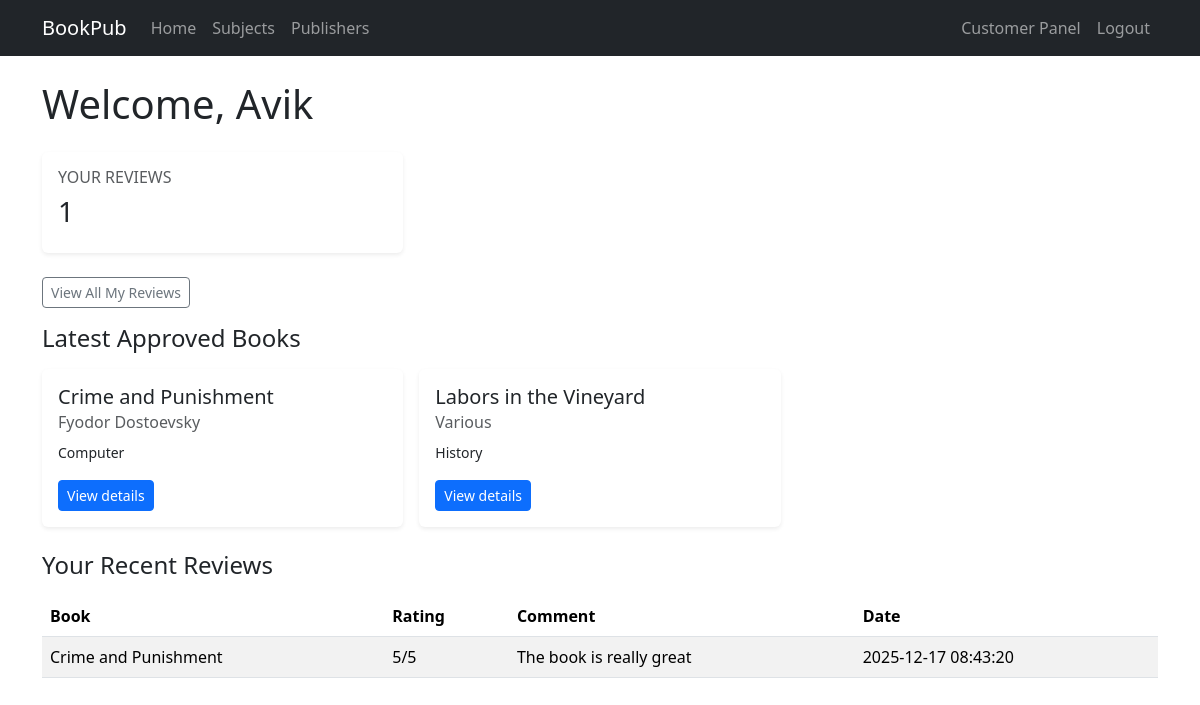
/book_publication/customer/index.php (signed in), run on the app's committed database.
### tables this page shows
CREATE TABLE `books` (
  `id` int(11) NOT NULL,
  `title` varchar(200) NOT NULL,
  `isbn` varchar(20) DEFAULT NULL,
  `author` varchar(100) NOT NULL,
  `subject_id` int(11) DEFAULT NULL,
  `description` text DEFAULT NULL,
  `cover_image` varchar(255) DEFAULT NULL,
  `pdf_file` varchar(255) DEFAULT NULL,
  `publisher_id` int(11) NOT NULL,
  `status` enum('pending','approved','rejected') DEFAULT 'pending',
  `views` int(11) DEFAULT 0,
  `created_at` timestamp NOT NULL DEFAULT current_timestamp()
);

CREATE TABLE `subjects` (
  `id` int(11) NOT NULL,
  `name` varchar(100) NOT NULL,
  `description` text DEFAULT NULL,
  `created_at` timestamp NOT NULL DEFAULT current_timestamp()
);

CREATE TABLE `reviews` (
  `id` int(11) NOT NULL,
  `book_id` int(11) NOT NULL,
  `customer_id` int(11) NOT NULL,
  `rating` int(11) DEFAULT NULL CHECK (`rating` >= 1 and `rating` <= 5),
  `comment` text DEFAULT NULL,
  `created_at` timestamp NOT NULL DEFAULT current_timestamp()
);

### book_publication/customer/index.php (the view, shortened to what this page needs)
<?php
require __DIR__ . '/../config/db.php';
require __DIR__ . '/../includes/header.php';
$customerId = $_SESSION['user_id'];
$res = mysqli_query($conn, "SELECT COUNT(*) AS c FROM reviews WHERE customer_id = " . (int)$customerId);
$myReviews = mysqli_fetch_assoc($res)['c'];
$sql = "SELECT b.id, b.title, b.author, s.name AS subject_name, b.created_at
        FROM books b
        LEFT JOIN subjects s ON b.subject_id = s.id
        WHERE b.status = 'approved'
        ORDER BY b.created_at DESC
        LIMIT 6";
$books = mysqli_query($conn, $sql);
$sql = "SELECT r.id, r.rating, r.comment, r.created_at, b.title
        FROM reviews r
        JOIN books b ON r.book_id = b.id
        WHERE r.customer_id = " . (int)$customerId . "
        ORDER BY r.created_at DESC
        LIMIT 5";
$reviews = mysqli_query($conn, $sql);
?>
<h1 class="mb-4">Welcome, <?php echo htmlspecialchars($_SESSION['name']); ?></h1>
<div class="row g-3 mb-4">
    <div class="col-md-4">
        <div class="card shadow-sm border-0">
            <div class="card-body">
                <h6 class="text-muted text-uppercase">Your Reviews</h6>
                <h3><?php echo $myReviews; ?></h3>
            </div>
        </div>
    </div>
</div>
<a href="my_reviews.php" class="btn btn-outline-secondary btn-sm mb-3">View All My Reviews</a>
<h4 class="mb-3">Latest Approved Books</h4>
<div class="row g-3 mb-4">
<?php if (mysqli_num_rows($books) === 0): ?>
    <p>No books approved yet.</p>
<?php else: ?>
    <?php while ($b = mysqli_fetch_assoc($books)): ?>
        <div class="col-md-4">
            <div class="card h-100 shadow-sm border-0">
                <div class="card-body">
                    <h5 class="card-title"><?php echo htmlspecialchars($b['title']); ?></h5>
                    <h6 class="card-subtitle mb-2 text-muted">
                        <?php echo htmlspecialchars($b['author']); ?>
                    </h6>
                    <p class="card-text">
                        <small><?php echo htmlspecialchars($b['subject_name'] ?? 'General'); ?></small>
                    </p>
                    <a href="/book_publication/book.php?id=<?php echo $b['id']; ?>" class="btn btn-sm btn-primary">
                        View details
                    </a>
                </div>
            </div>
        </div>
    <?php endwhile; ?>
<?php endif; ?>
</div>
<h4 class="mb-3">Your Recent Reviews</h4>
<table class="table table-striped">
    <thead>
        <tr>
            <th>Book</th>
            <th>Rating</th>
            <th>Comment</th>
            <th>Date</th>
        </tr>
    </thead>
    <tbody>
    <?php if (mysqli_num_rows($reviews) === 0): ?>
        <tr><td colspan="4">You have not written any reviews yet.</td></tr>
    <?php else: ?>
        <?php while ($r = mysqli_fetch_assoc($reviews)): ?>
            <tr>
                <td><?php echo htmlspecialchars($r['title']); ?></td>
                <td><?php echo (int)$r['rating']; ?>/5</td>
                <td><?php echo nl2br(htmlspecialchars($r['comment'])); ?></td>
                <td><?php echo htmlspecialchars($r['created_at']); ?></td>
            </tr>
        <?php endwhile; ?>
    <?php endif; ?>
    </tbody>
</table>
<?php require __DIR__ . '/../includes/footer.php'; ?>

### data on the page
books: title "Crime and Punishment", author "Fyodor Dostoevsky", subject.name "Computer"
books: title "Labors in the Vineyard", author "Various", subject.name "History"
reviews: book.title "Crime and Punishment", rating "5", comment "The book is really great", created_at "2025-12-17 08:43:20"

### other printed values
$_SESSION['name'] "Avik"
$myReviews "1"
